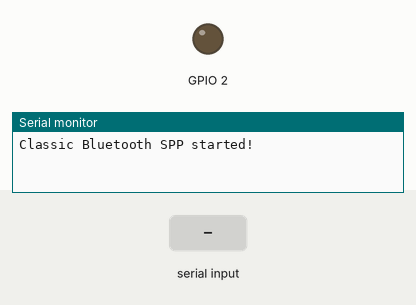
This sketch was run on a simulated ESP32. Parts: output pins drawn as LEDs (lit = HIGH), the last lines printed to the serial monitor. The inputs (shaded band) are chosen by the test bench. Nothing arrives over Bluetooth unless stated.

Above: at 1.2 s.
1.3 s: "ON\n" received over the second serial link
At 2.1 s:
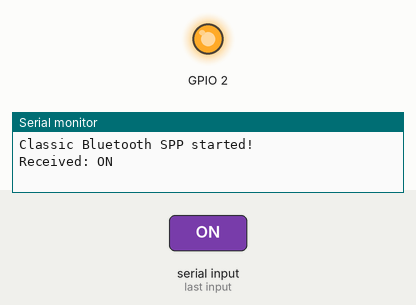
2.8 s: "OFF\n" received over the second serial link
At 3.2 s:
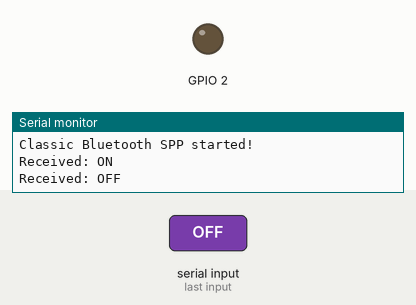
Timing chart, 0 to 5.8 s (numbered marks = the images above; inputs shaded):
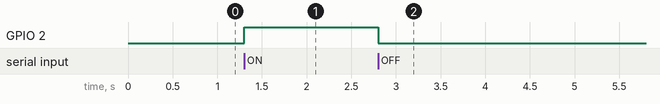

The sketch:

bluetooth.ino
```cpp
// part1
#include "BluetoothSerial.h"

BluetoothSerial SerialBT;

void setup() {
  Serial.begin(115200);
  SerialBT.begin("ESP32_SPP_Device");  // Bluetooth name
  pinMode(2, OUTPUT);
  Serial.println("Classic Bluetooth SPP started!");
}

void loop() {
  if (SerialBT.available()) {
    String received = SerialBT.readStringUntil('\n');
    Serial.print("Received: ");
    Serial.println(received);

    SerialBT.print("Echo: ");
    SerialBT.println(received);

    if (received == "ON") digitalWrite(2, HIGH);
    if (received == "OFF") digitalWrite(2, LOW);
  }
}

// part 2
// #include <BLEDevice.h>
// #include <BLEServer.h>
// #include <BLEUtils.h>
// #include <BLE2902.h>

// BLECharacteristic* pCharacteristic;
// bool deviceConnected = false;

// class MyServerCallbacks : public BLEServerCallbacks {
//   void onConnect(BLEServer* pServer) {
//     deviceConnected = true;
//     Serial.println("BLE Client Connected");
//   }

//   void onDisconnect(BLEServer* pServer) {
//     deviceConnected = false;
//     Serial.println("BLE Client Disconnected");
//   }
// };

// void setup() {
//   Serial.begin(115200);
//   pinMode(2, OUTPUT);

//   BLEDevice::init("ESP32_BLE_Device");
//   BLEServer *pServer = BLEDevice::createServer();
//   pServer->setCallbacks(new MyServerCallbacks());

//   BLEService *pService = pServer->createService("180F");  // Battery Service UUID
//   pCharacteristic = pService->createCharacteristic(
//                       "2A19",  // Battery Level characteristic
//                       BLECharacteristic::PROPERTY_READ |
//                       BLECharacteristic::PROPERTY_NOTIFY |
//                       BLECharacteristic::PROPERTY_WRITE
//                     );

//   pCharacteristic->addDescriptor(new BLE2902());
//   pCharacteristic->setValue("Hello from ESP32!");
//   pService->start();

//   pServer->getAdvertising()->start();
//   Serial.println("BLE advertising started!");
// }

// void loop() {
//   if (deviceConnected) {
//     pCharacteristic->setValue("Updated at " + String(millis()));
//     pCharacteristic->notify();
//     delay(2000);
//   }
// }
```

Measured:
- after the input at 1.3 s, GPIO 2: LOW → HIGH at once
- after the input at 2.8 s, GPIO 2: HIGH → LOW at once
